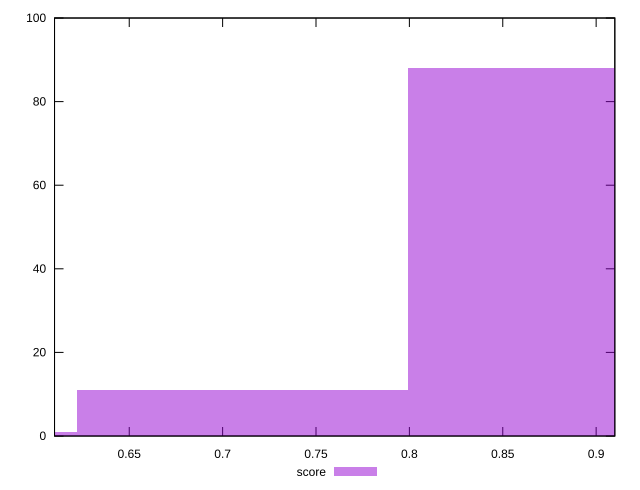

gnuplot code for this plot:
reset

$score <<EOF
0.8883544980241589 88
0.7106835984193272 11
0.5330126988144954 1
EOF

set key outside below
set boxwidth 0.1776708996048318
set xrange [0.61:0.91]
set yrange [0:100]
set trange [0:100]
set style fill transparent solid 0.5 noborder
set terminal svg size 640, 490 enhanced background rgb 'white'
set output "report_00026_2021-02-22T21:38:55.199Z/interactive/samples/pages+cached+noadtech+nomedia/score/histogram.svg"

plot $score title "score" with boxes

reset
